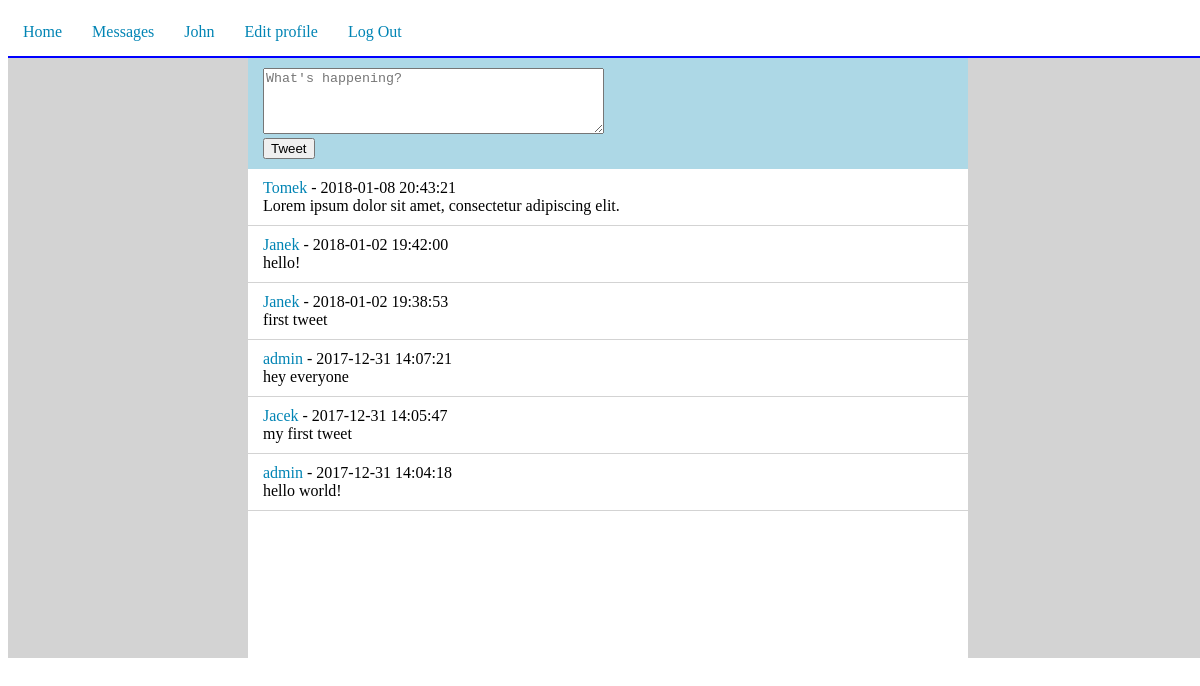
The page /index.php (signed in) on the database its author committed.
### tables this page shows
CREATE TABLE `users` (
  `id` int(11) NOT NULL,
  `email` varchar(255) NOT NULL,
  `username` varchar(255) NOT NULL,
  `hash_pass` varchar(255) NOT NULL
);

CREATE TABLE `tweets` (
  `id` int(11) NOT NULL,
  `user_id` int(11) DEFAULT NULL,
  `text` varchar(140) DEFAULT NULL,
  `creation_date` datetime DEFAULT NULL
);

### src/User.php (called while the page is built, shortened)
<?php
class User
{
    private $username;
    public function __construct()
    {
        $this->username = '';
    }
    public function getUsername()
    {
        return $this->username;
    }
    static public function loadUserById(PDO $conn, $id)
    {
        $stmt = $conn->prepare('SELECT * FROM Users WHERE id=:id');
        $result = $stmt->execute(['id' => $id]);
        if ($result === true && $stmt->rowCount() > 0) {
            $row = $stmt->fetch(PDO::FETCH_ASSOC);
            $loadedUser = new User();
            $loadedUser->id = $row['id'];
            $loadedUser->username = $row['username'];
            $loadedUser->hashPass = $row['hash_pass'];
            $loadedUser->email = $row['email'];
            return $loadedUser;
        }
        return null;
    }
}

### src/Tweet.php (called while the page is built, shortened)
<?php
class Tweet
{
    private $id;
    private $userId;
    private $text;
    private $creationDate;
    public function __construct()
    {
        $this->id = -1;
        $this->userId = '';
        $this->text = '';
        $this->creationDate = '';
    }
    public function getId()
    {
        return $this->id;
    }
    public function getUserId()
    {
        return $this->userId;
    }
    public function getText()
    {
        return $this->text;
    }
    public function getCreationDate()
    {
        return $this->creationDate;
    }
    static public function loadAllTweets(PDO $conn)
    {
        $ret = [];
        $sql = "SELECT * FROM Tweets ORDER BY creation_date DESC";
        $result = $conn->query($sql);
        if ($result !== false && $result->rowCount() > 0) {
            foreach ($result as $row) {
                $loadedTweet = new Tweet();
                $loadedTweet->id = $row['id'];
                $loadedTweet->userId = $row['user_id'];
                $loadedTweet->text = $row['text'];
                $loadedTweet->creationDate = $row['creation_date'];
                $ret[] = $loadedTweet;
            }
            return $ret;
        }
        return null;
    }
}

### index.php (the view, shortened to what this page needs)
<?php
require_once 'src/connection.php';
require_once 'src/User.php';
require_once 'src/Tweet.php';
$loggedInUser = User::loadUserById($conn, $_SESSION['user']);
$loggedUserName = $loggedInUser->getUsername();
$allTweets = Tweet::loadAllTweets($conn);
?>
<!DOCTYPE html>
<html>
<head>
    <link rel="stylesheet" type="text/css" href="src/style.css">
</head>
<body>
<div class="container">
    <div class="top-bar">
        <div class="top-div"><a href="index.php">Home</a></div>
        <div class="top-div"><a href='web/messages.php'>Messages</a></div>
        <div class="top-div"><a href="web/user_page.php?user_name=<?=$loggedUserName?>"><?=$loggedUserName?></a></div>
        <div class="top-div"><a href="web/user_edit.php">Edit profile</a></div>
        <div class="top-div"><a href='web/login.php?action=logout'>Log Out</a></div>
    </div>
    <div class="content">
        <div class="tweet-form">
            <form action="" method="post" role="form">
                <textarea cols="40" rows="4" id="text" name="text" placeholder="What's happening?"></textarea>
                <br>
                <input type="submit" value="Tweet">
            </form>
        </div>
        <?php
        foreach ($allTweets as $t) {
            $userId = $t->getUserId();
            $tweetId = $t->getId();
            $creationDate = $t->getCreationDate();
            $text = $t->getText();
            $tweetAuthor = User::loadUserById($conn, $userId);
            $authorName = $tweetAuthor->getUsername();
            echo "<div>";
            echo "<a href='web/tweet_page.php?id=$tweetId' class='box hov line'>";
            echo "<object><a href='web/user_page.php?user_name=$authorName'>$authorName</a></object>";
            echo " - $creationDate<br>";
            echo "$text<br>";
            echo "</a>";
            echo "</div>";
        }
        ?>
    </div>
</div>
</body>
</html>

### src/style.css (style rules this page uses)
body { width: 100%; padding: 0; }
.container { background: lightgray; width: 100%; }
.content { width: 60%; margin: auto; background: white; min-height: 600px; }
.box { color: #000000; display: block; padding: 10px 15px; }
.line { border-bottom: 1px solid lightgray; }
.tweet-form { background: lightblue; padding: 10px 15px; }
a { text-decoration: none; color: #0084b4; }
a.box { text-decoration: none; }
.top-bar { background: white; border-bottom: 2px solid blue; }
.top-div { float: left; padding: 15px; }

### rows shown on the page
users: username "John"
tweets: user.username "Tomek", creation_date "2018-01-08 20:43:21", text "Lorem ipsum dolor sit amet, consectetur adipiscing elit."
tweets: user.username "Janek", creation_date "2018-01-02 19:42:00", text "hello!"
tweets: user.username "Janek", creation_date "2018-01-02 19:38:53", text "first tweet"
tweets: user.username "admin", creation_date "2017-12-31 14:07:21", text "hey everyone"
tweets: user.username "Jacek", creation_date "2017-12-31 14:05:47", text "my first tweet"
tweets: user.username "admin", creation_date "2017-12-31 14:04:18", text "hello world!"
